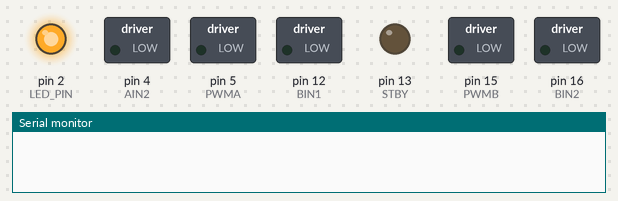
The sketch below on a simulated Arduino Uno, built with avr-gcc and run on an emulated ATmega328P. On the bench: switched loads named in the sketch (green lamp = pin HIGH), output pins drawn as LEDs (lit = HIGH), the last lines printed to the serial monitor.

Above: at 0.05 s.
At 1.95 s:
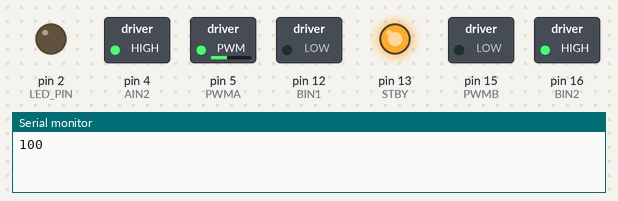
Timing chart, 0 to 3.0 s (numbered marks = the images above):
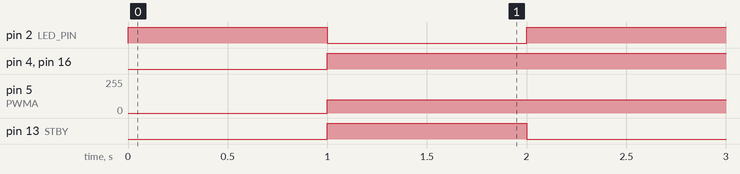

Measured:
- by itself, pin 2 (LED_PIN), pin 13 (STBY): alternates HIGH for 1.0 s and LOW for 1.0 s
- by itself, pin 4 (AIN2), pin 16 (BIN2): LOW → HIGH at 1.0 s
- by itself, pin 5 (PWMA): 0/255 → 100/255 at 1.0 s

The sketch:

esp8266-motor-control.ino
```cpp
const int LED_PIN = 2;

//Motor A
const int PWMA = 5;
const int AIN1 = 0;
const int AIN2 = 4;

const int STBY = 13;

//Motor B
const int BIN1 = 12;
const int BIN2 = 16;
const int PWMB = 15;


int speed;

void setup() {
  pinMode(LED_PIN, OUTPUT);
  digitalWrite(LED_PIN, 0);

  Serial.begin(115200);

  pinMode(STBY, OUTPUT);

  pinMode(PWMA, OUTPUT);
  pinMode(AIN1, OUTPUT);
  pinMode(AIN2, OUTPUT);

  pinMode(PWMB, OUTPUT);
  pinMode(BIN1, OUTPUT);
  pinMode(BIN2, OUTPUT);

}

void loop() {
  digitalWrite(LED_PIN, 1);
  delay(1000);
  digitalWrite(LED_PIN, 0);

  speed = 100;
  Serial.println(speed);

  digitalWrite(STBY, HIGH); //disable standby
  digitalWrite(AIN1, LOW);
  digitalWrite(AIN2, HIGH);
  analogWrite(PWMA, speed);
  digitalWrite(BIN1, LOW);
  digitalWrite(BIN2, HIGH);
  analogWrite(PWMB, speed);
  delay(1000); //hold for 250ms until move again
  digitalWrite(STBY, LOW);
}
```
